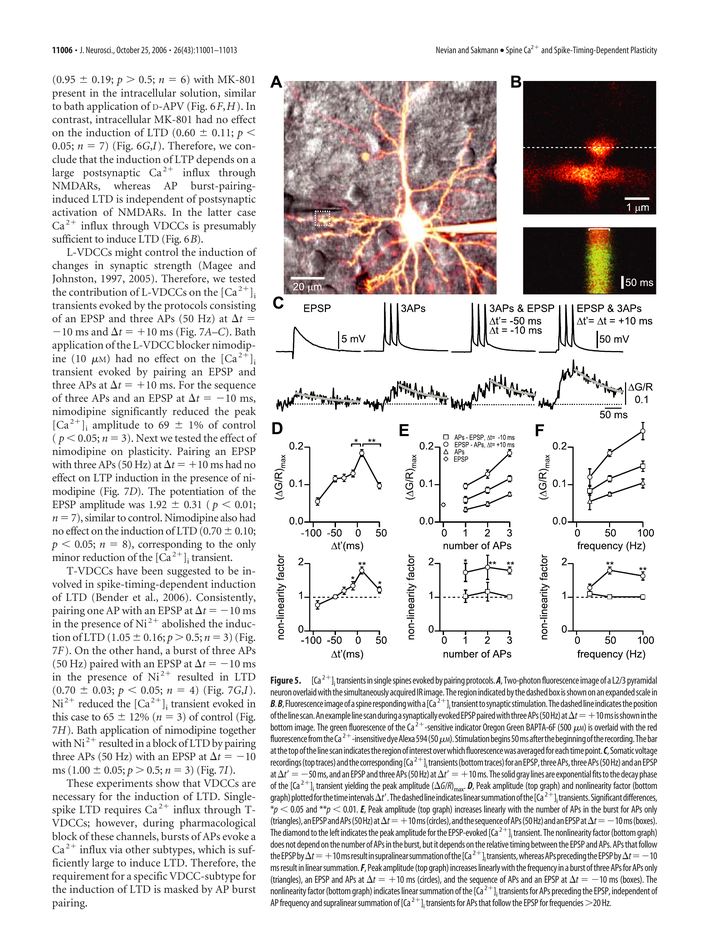
#> input picture glusynapse_v2/cell_audit/ca_vs_data/figs/src/ns06-06.png, 706 x 945 px, shrunk from 2032 x 2719 before the run, found by its file name
$ python crop.py
#> lines starting #> are read from the running program, lines starting #| are printed output that depends on the picture
"""Crop rendered figure pages (figs/src/*.png) to the panels being digitised (fractions of the page)."""
from PIL import Image
S = "/project/rrg-emuller/dhuruva/plastyfire/glusynapse_v2/cell_audit/ca_vs_data/figs/src/"
CROPS = {"ns06-06.png": [("ns06_fig5DEF", (0.50, 0.40, 1.0, 0.72))],
         "corn-02.png": [("corn_fig1E", (0.36, 0.50, 1.0, 0.72))],
         "corn-11.png": [("corn_fig7AB", (0.04, 0.06, 0.56, 0.40))]}
for f, cs in CROPS.items():
    im = Image.open(S + f); W, H = im.size
#> further down, im is the input picture: PIL image 706x945 RGB; mean R, G, B 222.9, 219.7, 219.1
#> after `W, H = im.size`: W = 706; H = 945
    for name, (a, b, c, d) in cs:
        im.crop((int(a * W), int(b * H), int(c * W), int(d * H))).save(S + name + ".png")
        print(name, im.size)
#> this loop made 1 pass
#> pass 1, `im.crop((int(a * W), int(b * H), int(c * W), int(d * H))).save(S + nam..`:
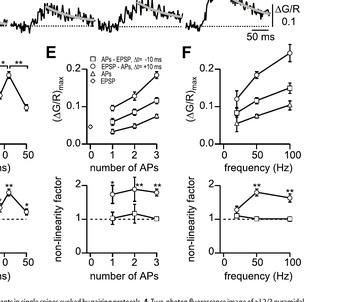
#> saved as ns06_fig5DEF.png: PIL image 353x302 RGB; mean R, G, B 238.9, 238.9, 238.9
#> pass 2 of the loop `for f, cs in CROPS.items():`:
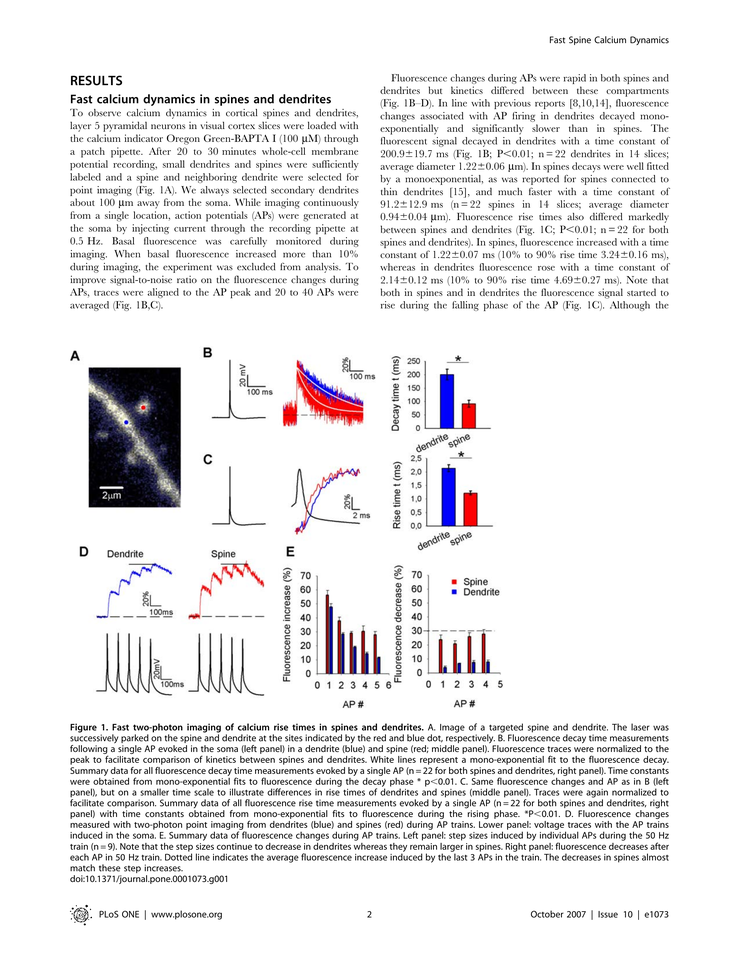
#> input picture glusynapse_v2/cell_audit/ca_vs_data/figs/src/corn-02.png, 739 x 955 px, shrunk from 2126 x 2747 before the run, found by its file name
#> im is the input picture: PIL image 739x955 RGB; mean R, G, B 236.5, 235.5, 236.4
#> the loop `for name, (a, b, c, d) in cs:` made 1 pass
#> pass 1, `im.crop((int(a * W), int(b * H), int(c * W), int(d * H))).save(S + nam..`:
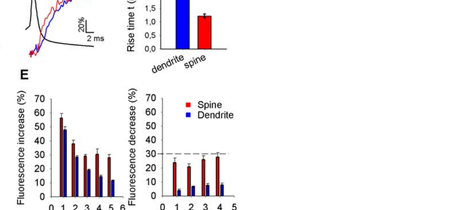
#> saved as corn_fig1E.png: PIL image 473x210 RGB; mean R, G, B 243, 240.6, 243
#> pass 3 of the loop `for f, cs in CROPS.items():`:
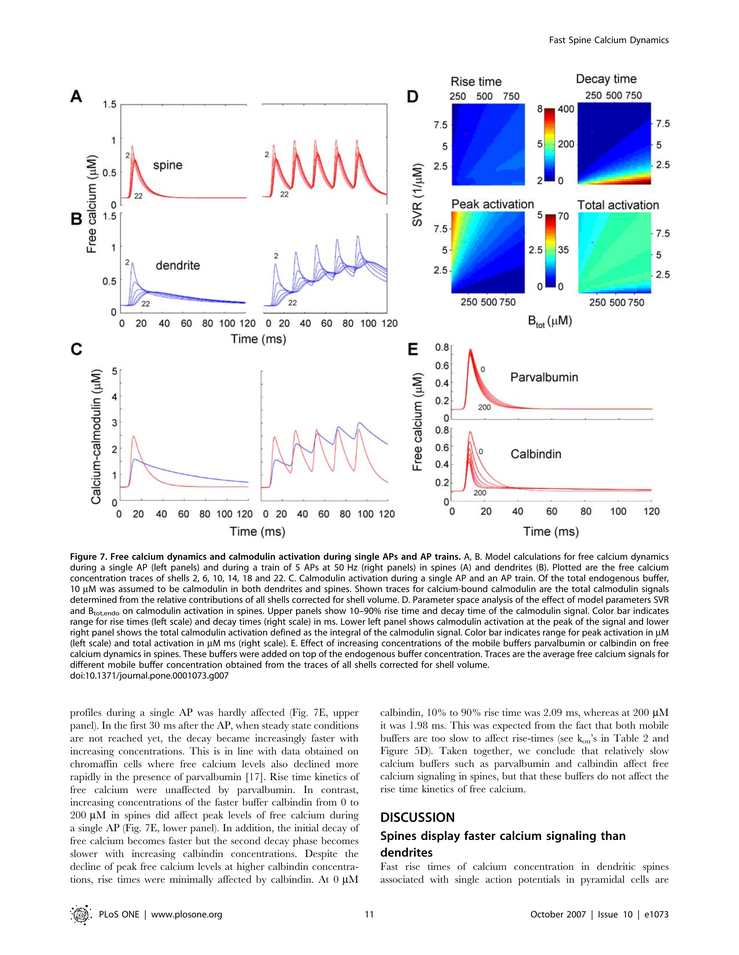
#> input picture glusynapse_v2/cell_audit/ca_vs_data/figs/src/corn-11.png, 739 x 955 px, shrunk from 2126 x 2747 before the run, found by its file name
#> im is the input picture: PIL image 739x955 RGB; mean R, G, B 235, 237.2, 241
#> the loop `for name, (a, b, c, d) in cs:` made 1 pass
#> pass 1, `im.crop((int(a * W), int(b * H), int(c * W), int(d * H))).save(S + nam..`:
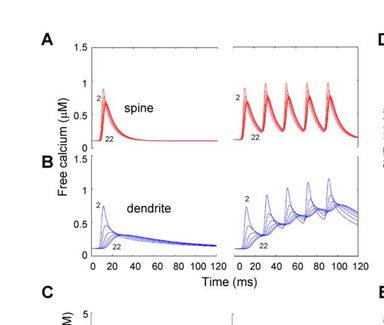
#> saved as corn_fig7AB.png: PIL image 384x325 RGB; mean R, G, B 248.4, 246.5, 247.6
